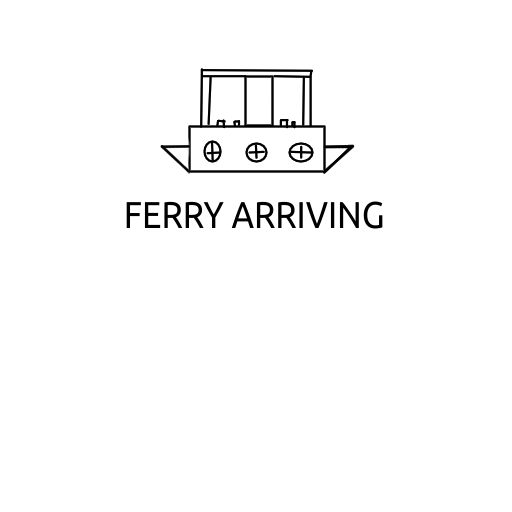
#> input picture human_detector/database/arriving.jpg, 512 x 512 px; its folder holds 4 pictures in this run
$ python display.py
#> lines starting #> are read from the running program, lines starting #| are printed output that depends on the picture
import numpy as np
import cv2
import os
import sys

# Displays all images in a database

class Display:
    def __init__(self, database_path, display_size, image_type):
        self.database_path = database_path
        self.database = {}
        self.display_size = display_size
        self.image_to_display = np.zeros(display_size)
        self.image_type = image_type

    def load_images_from_database(self):
        for filename in os.listdir(self.database_path):
            if filename.endswith(self.image_type):
                img = cv2.imread(self.database_path + '/' + filename)
#> img is the input picture: shape (512, 512, 3); min 0, max 255, mean 249.6
                img = cv2.resize(img, self.display_size)
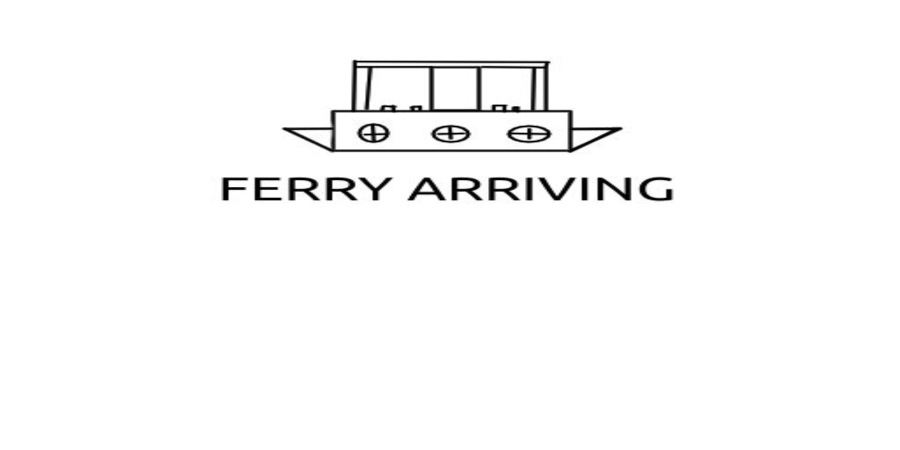
#> img: shape (900, 1800, 3) (shown at 1/2 size); min 0, max 255, mean 249.6
                self.database[filename[:-len(self.image_type)]] = img
#> pass 2 of the loop in load_images_from_database, `for filename in os.listdir(self.database_path):`:
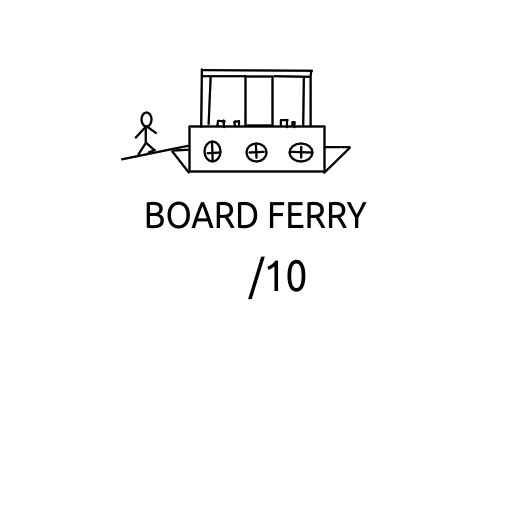
#> input picture human_detector/database/boarding0.jpg, 512 x 512 px
#> in load_images_from_database, img is the input picture: shape (512, 512, 3); min 0, max 255, mean 249.1
#> in load_images_from_database, `img = cv2.resize(img, self.display_size)`:
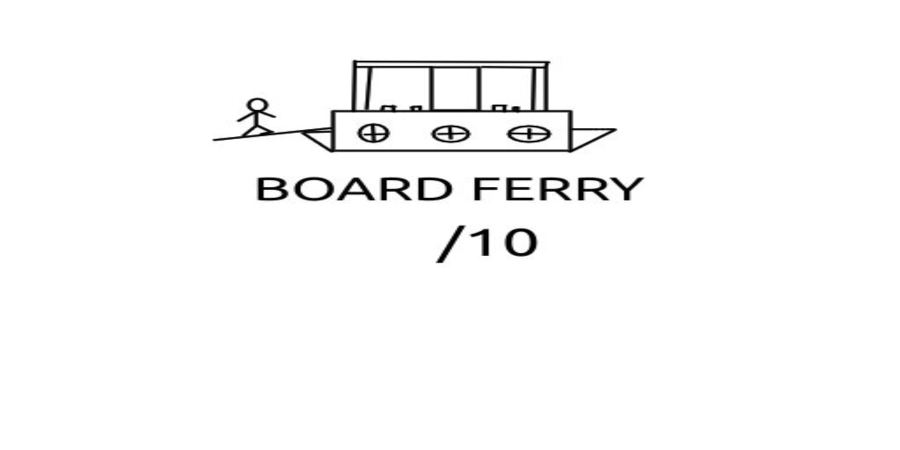
#> img: shape (900, 1800, 3) (shown at 1/2 size); min 0, max 255, mean 249.1
#> pass 3 of the loop in load_images_from_database, `for filename in os.listdir(self.database_path):`:
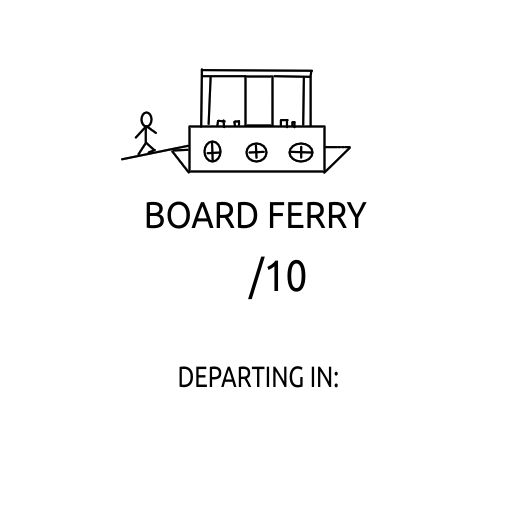
#> input picture human_detector/database/boarding1.jpg, 512 x 512 px
#> in load_images_from_database, img is the input picture: shape (512, 512, 3); min 0, max 255, mean 248
#> in load_images_from_database, `img = cv2.resize(img, self.display_size)`:
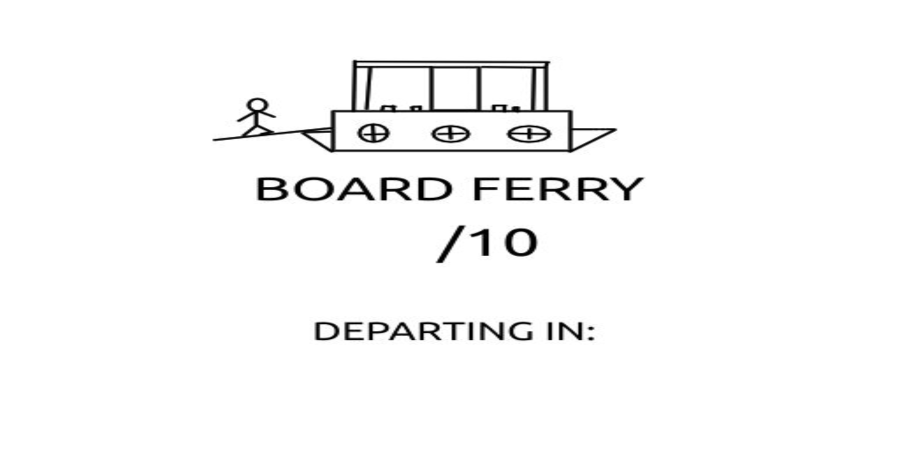
#> img: shape (900, 1800, 3) (shown at 1/2 size); min 0, max 255, mean 248
#> the loop made 4 passes; the first 3 are shown

    def show_images_loaded(self):
        for key, img in self.database.items():
            cv2.imshow(key,img)
            cv2.waitKey(0)
            cv2.destroyAllWindows()

if __name__ == "__main__":
    path = sys.path[0] + '/database'
    disp = Display(database_path=path, display_size=(1800,900), image_type='.jpg')
    disp.load_images_from_database()
    while(True):
        cv2.imshow('Image', disp.database[input('>>>')])
#> the answer given: database/arriving.jpg
#> (the run stopped early here; a loop or call above may not have finished)
